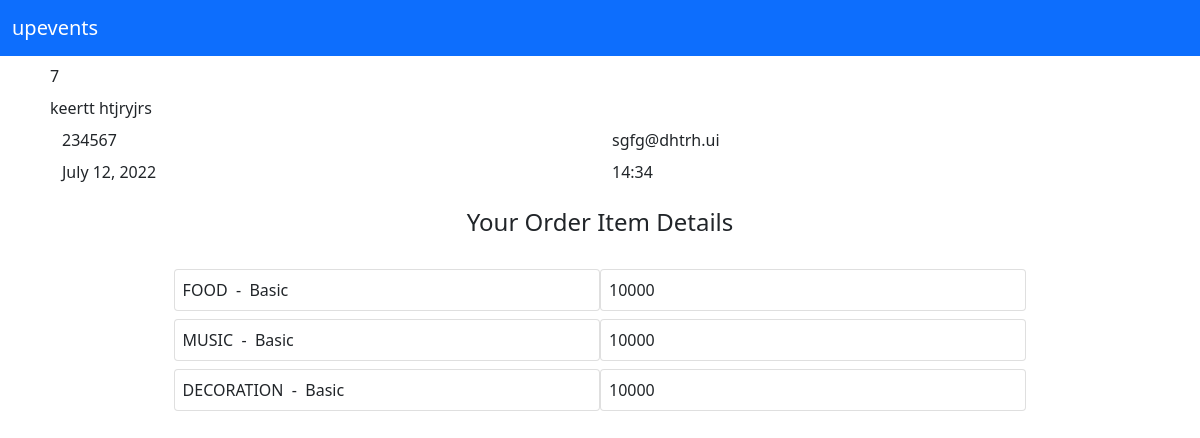
Screenshot of /user/orderinfo/7 (signed in) with the database file from the repository.
### user/models.py (models this page shows, shortened)
class Order(models.Model):
    order_id=models.AutoField(primary_key=True)
    user_name=models.CharField(max_length=30)
    name=models.CharField(max_length=70)
    mbl_no=models.CharField(max_length=70)
    email=models.CharField(max_length=70)
    date=models.DateField()
    time=models.CharField(max_length=70)
    est_people=models.IntegerField()
    venue=models.CharField(max_length=70)
    venue_address=models.CharField(max_length=300)
    venue_pin=models.CharField(max_length=70)
    est_cost=models.IntegerField()
    invite_image=models.URLField()
    order_items=models.TextField(default='')

### organiser/models.py (models this page shows, shortened)
class Package(models.Model):
    Type_choice=(
        ('FOOD','FOOD'),
        ('DECORATION','DECORATION'),
        ('MUSIC','MUSIC'),
        ('LIGHTING','LIGHTING'),
        ('STAGE PROGRAM','STAGE PROGRAM')
    )
    package_id=models.AutoField(primary_key=True)
    package_title=models.CharField(max_length=50,default="")
    category=models.CharField(max_length=30,choices=Type_choice,default='MUSIC')
    package_image=models.ImageField(upload_to='Package/images', default="")
    package_desc=models.TextField(max_length=300, default="" )
    package_price=models.IntegerField(default=10000)

### user/views.py (the view)
# urls.py: path('orderinfo/<int:order_id>',views.orderinfo,name='orderinfo'),
def orderinfo(request,order_id):
    order_details=Order.objects.filter(order_id=order_id)
    for i in order_details:
        order_item_list=json.loads(i.order_items)
    package_object=[]# list contain ordered package details
    for i in order_item_list:
        package_object.append(Package.objects.filter(package_id=i))
    return render(request,'user/orderinfo.html',{'order_details':order_details,'order_item_list': package_object})

### user/templates/user/orderinfo.html (shortened to what this page needs)
<!doctype html>
<html lang="en">
<head>
    <link href="https://cdn.jsdelivr.net/npm/bootstrap@5.0.2/dist/css/bootstrap.min.css" rel="stylesheet"
>
</head>
<body>
    <nav class="navbar navbar-expand-lg navbar-dark bg-primary ">
        <div class="container-fluid">
          <a class="navbar-brand" href="/user">upevents</a>
        </div>
    </nav>
    {% if user.is_authenticated %}
    {% for i in order_details %}
    <div class="container">
        <div class="row m-2">{{i.order_id}}</div>
        <div class="row m-2">{{i.name}}</div>
        <div class="row m-2">
            <div class="col">{{i.mbl_no}}</div>
            <div class="col">{{i.email}}</div>
        </div>
        <div class="row m-2">
            <div class="col">{{i.date}}</div>
            <div class="col">{{i.time}}</div>
        </div>
        <div class="row m-4 text-center">
            <div class="col"><h4>Your Order Item Details</h4></div>
        </div>
        <div class="container" style="width: 80%;">
            {% for j in order_item_list %}
            {% for l in j %}
            <div class="row m-2">
                <div class="col card p-2">
                    {{l.category}}&nbsp;&nbsp;-&nbsp;&nbsp;{{l.package_title}}
                </div>
                <div class="col card p-2">
                    {{l.package_price}}
                </div>
            </div>
            {% endfor %}
            {% endfor %}
        </div>
    </div>
    {% endfor %}
    {% else %}
<h3 class="text-center my-4">Please Log in</h3>
<div class="container my-4 text-center">
<a href="/login" class="btn btn-outline-primary mx-2 " type="button">Login</a>
</div>
{%endif%}
</body>
</html>

### rows the page displays
Order: order_id "7", name "keertt htjryjrs", mbl_no "234567", email "sgfg@dhtrh.ui", date "July 12, 2022", time "14:34"
Package: category "FOOD", package_title "Basic", package_price "10000"
Package: category "MUSIC", package_title "Basic", package_price "10000"
Package: category "DECORATION", package_title "Basic", package_price "10000"
